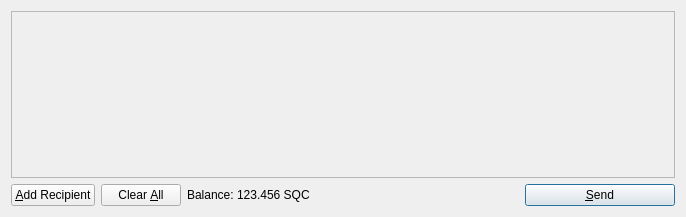
<?xml version="1.0" encoding="UTF-8"?>
<ui version="4.0">
 <class>SendCoinsDialog</class>
 <widget class="QDialog" name="SendCoinsDialog">
  <property name="geometry">
   <rect>
    <x>0</x>
    <y>0</y>
    <width>686</width>
    <height>217</height>
   </rect>
  </property>
  <property name="windowTitle">
   <string>Send Coins</string>
  </property>
  <layout class="QVBoxLayout" name="verticalLayout">
   <item>
    <widget class="QScrollArea" name="scrollArea">
     <property name="widgetResizable">
      <bool>true</bool>
     </property>
     <widget class="QWidget" name="scrollAreaWidgetContents">
      <property name="geometry">
       <rect>
        <x>0</x>
        <y>0</y>
        <width>666</width>
        <height>165</height>
       </rect>
      </property>
      <layout class="QVBoxLayout" name="verticalLayout_2">
       <property name="margin">
        <number>0</number>
       </property>
       <item>
        <layout class="QVBoxLayout" name="entries">
         <property name="spacing">
          <number>6</number>
         </property>
        </layout>
       </item>
       <item>
        <spacer name="verticalSpacer">
         <property name="orientation">
          <enum>Qt::Vertical</enum>
         </property>
         <property name="sizeHint" stdset="0">
          <size>
           <width>20</width>
           <height>40</height>
          </size>
         </property>
        </spacer>
       </item>
      </layout>
     </widget>
    </widget>
   </item>
   <item>
    <layout class="QHBoxLayout" name="horizontalLayout">
     <item>
      <widget class="QPushButton" name="addButton">
       <property name="toolTip">
        <string>Send to multiple recipients at once</string>
       </property>
       <property name="text">
        <string>&amp;Add Recipient</string>
       </property>
       <property name="icon">
        <iconset resource="../bitcoin.qrc">
         <normaloff>:/icons/add</normaloff>:/icons/add</iconset>
       </property>
       <property name="autoDefault">
        <bool>false</bool>
       </property>
      </widget>
     </item>
     <item>
      <widget class="QPushButton" name="clearButton">
       <property name="sizePolicy">
        <sizepolicy hsizetype="Minimum" vsizetype="Fixed">
         <horstretch>0</horstretch>
         <verstretch>0</verstretch>
        </sizepolicy>
       </property>
       <property name="toolTip">
        <string>Remove all transaction fields</string>
       </property>
       <property name="text">
        <string>Clear &amp;All</string>
       </property>
       <property name="icon">
        <iconset resource="../bitcoin.qrc">
         <normaloff>:/icons/remove</normaloff>:/icons/remove</iconset>
       </property>
       <property name="autoRepeatDelay">
        <number>300</number>
       </property>
       <property name="autoDefault">
        <bool>false</bool>
       </property>
      </widget>
     </item>
     <item>
      <layout class="QHBoxLayout" name="horizontalLayout_2">
       <property name="spacing">
        <number>3</number>
       </property>
       <item>
        <widget class="QLabel" name="label">
         <property name="text">
          <string>Balance:</string>
         </property>
        </widget>
       </item>
       <item>
        <widget class="QLabel" name="labelBalance">
         <property name="cursor">
          <cursorShape>IBeamCursor</cursorShape>
         </property>
         <property name="text">
          <string>123.456 SQC</string>
         </property>
         <property name="textInteractionFlags">
          <set>Qt::LinksAccessibleByMouse|Qt::TextSelectableByKeyboard|Qt::TextSelectableByMouse</set>
         </property>
        </widget>
       </item>
      </layout>
     </item>
     <item>
      <spacer name="horizontalSpacer">
       <property name="orientation">
        <enum>Qt::Horizontal</enum>
       </property>
       <property name="sizeHint" stdset="0">
        <size>
         <width>40</width>
         <height>20</height>
        </size>
       </property>
      </spacer>
     </item>
     <item>
      <widget class="QPushButton" name="sendButton">
       <property name="minimumSize">
        <size>
         <width>150</width>
         <height>0</height>
        </size>
       </property>
       <property name="toolTip">
        <string>Confirm the send action</string>
       </property>
       <property name="text">
        <string>&amp;Send</string>
       </property>
       <property name="icon">
        <iconset resource="../bitcoin.qrc">
         <normaloff>:/icons/send</normaloff>:/icons/send</iconset>
       </property>
       <property name="default">
        <bool>true</bool>
       </property>
      </widget>
     </item>
    </layout>
   </item>
  </layout>
 </widget>
 <resources>
  <include location="../bitcoin.qrc"/>
 </resources>
 <connections/>
</ui>
